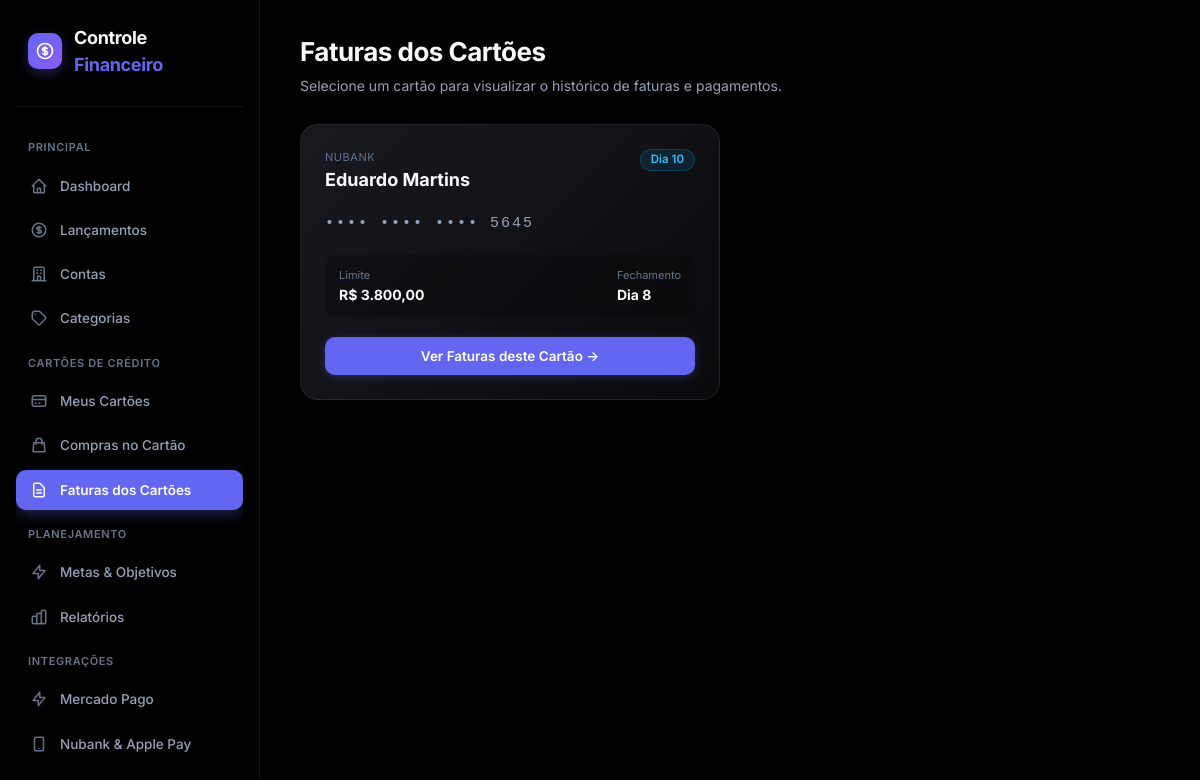
The page /faturas-cartao/ on the database as committed earlier.
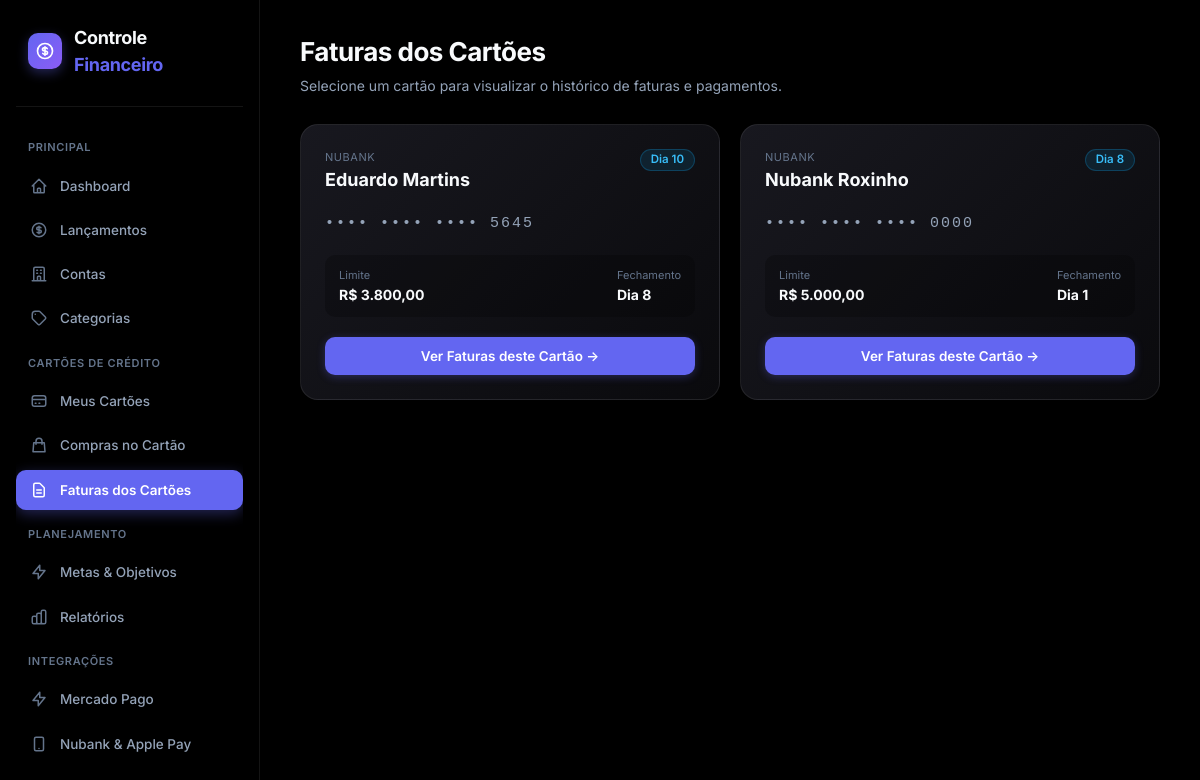
The same page on the database as committed later.
### models/cartao.py (models this page shows, shortened)
class Cartao(db.Model):
    __tablename__ = "cartoes"
    id = db.Column(
        db.Integer,
        primary_key=True
    )
    nome = db.Column(
        db.String(100),
        nullable=False
    )
    banco = db.Column(
        db.String(100),
        nullable=False
    )
    ultimos_digitos = db.Column(
        db.String(4),
        nullable=True
    )
    limite = db.Column(
        db.Numeric(12, 2),
        nullable=False,
        default=0
    )
    dia_fechamento = db.Column(
        db.Integer,
        nullable=False
    )
    dia_vencimento = db.Column(
        db.Integer,
        nullable=False
    )
    ativo = db.Column(
        db.Boolean,
        nullable=False,
        default=True
    )
    criado_em = db.Column(
        db.DateTime,
        default=datetime.utcnow
    )
    faturas = db.relationship(
        "FaturaCartao",
        back_populates="cartao",
        cascade="all, delete-orphan"
    )

### routes/faturas_cartao.py (the view)
@faturas_cartao_bp.route("/")
def listar():
    cartoes = (
        Cartao.query
        .filter_by(
            ativo=True
        )
        .order_by(
            Cartao.nome
        )
        .all()
    )
    return render_template(
        "faturas_cartao.html",
        cartoes=cartoes
    )

### app.py (called while the page is built)
def formatar_moeda(valor):
    try:
        valor = float(
            valor or 0
        )
    except (
        TypeError,
        ValueError
    ):
        valor = 0.0
    negativo = valor < 0
    valor = abs(
        valor
    )
    texto = f"{valor:,.2f}"
    texto = (
        texto
        .replace(",", "X")
        .replace(".", ",")
        .replace("X", ".")
    )
    if negativo:
        texto = "-" + texto
    return texto

### templates/faturas_cartao.html (shortened to what this page needs)
{% extends "base.html" %}
{% block content %}
{% if cartoes is not none %}
<div class="page-header">
    <div class="page-header-content">
        <h1>Faturas dos Cartões</h1>
        <p>Selecione um cartão para visualizar o histórico de faturas e pagamentos.</p>
    </div>
</div>
<div style="display: grid; grid-template-columns: repeat(auto-fill, minmax(320px, 1fr)); gap: 20px;">
    {% for cartao in cartoes %}
    <div style="background: linear-gradient(135deg, #18181f 0%, #0a0a0d 100%); border: 1px solid var(--border); border-radius: var(--radius-xl); padding: 24px; box-shadow: var(--shadow-md);">
        <div style="display: flex; justify-content: space-between; align-items: flex-start; margin-bottom: 20px;">
            <div>
                <span style="font-size: 11px; text-transform: uppercase; letter-spacing: 0.05em; color: var(--text-muted); display: block;">{{ cartao.banco }}</span>
                <strong style="font-size: 18px; color: var(--text-primary);">{{ cartao.nome }}</strong>
            </div>
            <span class="badge badge-info">Dia {{ cartao.dia_vencimento }}</span>
        </div>
        <div style="font-family: monospace; font-size: 15px; letter-spacing: 2px; color: var(--text-secondary); margin-bottom: 20px;">
            •••• •••• •••• {{ cartao.ultimos_digitos if cartao.ultimos_digitos else '----' }}
        </div>
        <div style="background: rgba(0, 0, 0, 0.25); border-radius: var(--radius-md); padding: 12px 14px; margin-bottom: 20px; display: flex; justify-content: space-between;">
            <div>
                <span style="font-size: 11px; color: var(--text-muted); display: block;">Limite</span>
                <strong style="color: var(--text-primary);">R$ {{ cartao.limite|moeda }}</strong>
            </div>
            <div>
                <span style="font-size: 11px; color: var(--text-muted); display: block;">Fechamento</span>
                <strong style="color: var(--text-primary);">Dia {{ cartao.dia_fechamento }}</strong>
            </div>
        </div>
        <a href="{{ url_for('faturas_cartao.faturas_cartao', cartao_id=cartao.id) }}" class="btn btn-primary" style="width: 100%;">
            Ver Faturas deste Cartão →
        </a>
    </div>
    {% else %}
    <div class="empty-state" style="grid-column: 1 / -1;">
        <div class="empty-state-icon">💳</div>
        <strong>Nenhum cartão ativo encontrado</strong>
        <span>Cadastre um cartão para começar a controlar as faturas.</span>
    </div>
    {% endfor %}
</div>
{% endif %}
{% endblock %}

Rows that differ between the two databases and show on the page:
added Cartao: banco "NUBANK", nome "Nubank Roxinho", dia_vencimento "8", ultimos_digitos "0000", limite|moeda "5.000,00", dia_fechamento "1"
